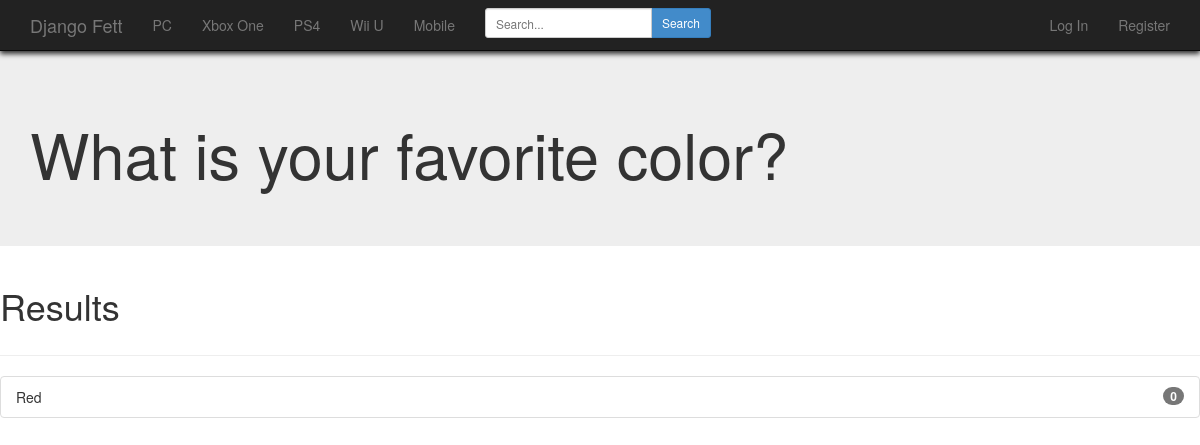
Page /djangofett/result/1 on the earlier database version.
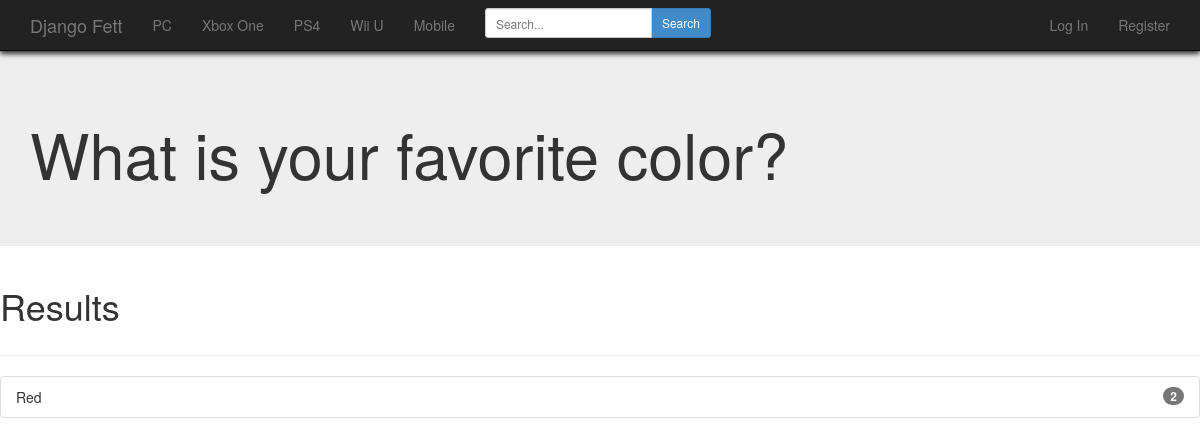
Same page on the later database version.
### portal/models.py (models this page shows, shortened)
class Question(models.Model):
    question_text = models.CharField(max_length=200)
    pub_date = DateTimeField("Time of poll creation")

class Answer(models.Model):
    answer_text = models.CharField(max_length=50, default="")
    question = models.ForeignKey(Question)
    vote_count = models.IntegerField(default=0)

### portal/views.py (the view)
# urls.py: url(r'^result/(?P<question_id>\d+)', views.result, name='result'),
def result(request, question_id):
    context = {'question': Question.objects.get(id=question_id)}
    return render(request, 'portal/result.html', context)

### portal/templates/portal/result.html
{% extends "base.html" %}
{% block content %}
  <div class="jumbotron">
    <h1> {{ question.question_text }}</h1>
  </div>
  <div class="page-header">
    <h1>Results<h1>
  </div>
  <ul class="list-group">
  {% for answer in question.answer_set.all %}
    <li class="list-group-item">
      <span class="badge pull-right">{{ answer.vote_count }}</span>
        {{ answer.answer_text }}
    </li>
  {% endfor %}
  </ul>
{% endblock %}

### fettdb/templates/base.html (shortened to what this page needs)
{% load staticfiles %}
<!DOCTYPE html>
<html lang="en">
<head>
   <link href="{% static "css/bootstrap.css" %}" rel="stylesheet">
</head>
<body style="padding-top: 51px;">
   <div class="navbar navbar-inverse navbar-fixed-top" role="navigation">
      <div class="container">
         <div class="navbar-header">
            <a class="navbar-brand" href="#">Django Fett</a>
         </div>
         <div class="collapse navbar-collapse">
            <ul class="nav navbar-nav">
               <li><a href="#">PC</a></li>
               <li><a href="#">Xbox One</a></li>
               <li><a href="#">PS4</a></li>
               <li><a href="#contact">Wii U</a></li>
               <li><a href="#contact">Mobile</a></li>
            </ul>
            <form class="navbar-form navbar-left" role="form">
               <div class="form-group">
                  <div class="input-group">
                     <input type="text" class="form-control input-sm" placeholder="Search...">
                     <span class="input-group-btn">
                        <button class="btn btn-sm btn-primary" type="button">Search</button>
                     </span>
                  </div>
               </div>
            </form>
            <ul class="nav navbar-nav navbar-right">
               <li class="dropdown">
                  <a href="#" class="dropdown-toggle" data-toggle="dropdown">Log In</a>
               </li>
               <li class="dropdown">
                  <a href="#" class="dropdown-toggle" data-toggle="dropdown">Register</a>
               </li>
            </ul>
         </div>
      </div>
   </div>
   {% block content %}{% endblock %}
</body>
</html>

### fettdb/templates/base.html (style rules this page uses)
.navbar { box-shadow: 0px 3px 5px #333333; }

Differences in the rows shown:
changed Answer "Red": vote_count "0" → "2"
